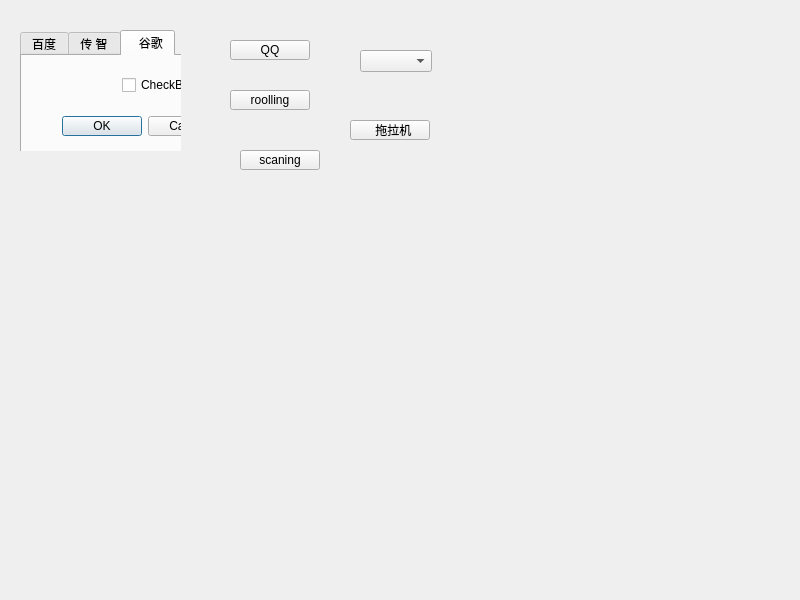
<?xml version="1.0" encoding="UTF-8"?>
<ui version="4.0">
 <class>Widget</class>
 <widget class="QWidget" name="Widget">
  <property name="geometry">
   <rect>
    <x>0</x>
    <y>0</y>
    <width>800</width>
    <height>600</height>
   </rect>
  </property>
  <property name="windowTitle">
   <string>Widget</string>
  </property>
  <widget class="QStackedWidget" name="stack">
   <property name="geometry">
    <rect>
     <x>10</x>
     <y>20</y>
     <width>171</width>
     <height>131</height>
    </rect>
   </property>
   <property name="currentIndex">
    <number>1</number>
   </property>
   <widget class="QWidget" name="page_3">
    <widget class="QScrollArea" name="scrollArea">
     <property name="geometry">
      <rect>
       <x>0</x>
       <y>-60</y>
       <width>81</width>
       <height>311</height>
      </rect>
     </property>
     <property name="widgetResizable">
      <bool>true</bool>
     </property>
     <widget class="QWidget" name="scrollAreaWidgetContents">
      <property name="geometry">
       <rect>
        <x>0</x>
        <y>0</y>
        <width>98</width>
        <height>558</height>
       </rect>
      </property>
      <layout class="QVBoxLayout" name="verticalLayout">
       <item>
        <widget class="QPushButton" name="pushButton_7">
         <property name="text">
          <string>PushButton</string>
         </property>
        </widget>
       </item>
       <item>
        <widget class="QPushButton" name="pushButton">
         <property name="text">
          <string>PushButton</string>
         </property>
        </widget>
       </item>
       <item>
        <widget class="QPushButton" name="pushButton_8">
         <property name="text">
          <string>PushButton</string>
         </property>
        </widget>
       </item>
       <item>
        <widget class="QPushButton" name="pushButton_2">
         <property name="text">
          <string>PushButton</string>
         </property>
        </widget>
       </item>
       <item>
        <widget class="QPushButton" name="pushButton_21">
         <property name="text">
          <string>PushButton</string>
         </property>
        </widget>
       </item>
       <item>
        <widget class="QPushButton" name="pushButton_3">
         <property name="text">
          <string>PushButton</string>
         </property>
        </widget>
       </item>
       <item>
        <widget class="QPushButton" name="pushButton_12">
         <property name="text">
          <string>PushButton</string>
         </property>
        </widget>
       </item>
       <item>
        <widget class="QPushButton" name="pushButton_17">
         <property name="text">
          <string>PushButton</string>
         </property>
        </widget>
       </item>
       <item>
        <widget class="QPushButton" name="pushButton_16">
         <property name="text">
          <string>PushButton</string>
         </property>
        </widget>
       </item>
       <item>
        <widget class="QPushButton" name="pushButton_15">
         <property name="text">
          <string>PushButton</string>
         </property>
        </widget>
       </item>
       <item>
        <widget class="QPushButton" name="pushButton_14">
         <property name="text">
          <string>PushButton</string>
         </property>
        </widget>
       </item>
       <item>
        <widget class="QPushButton" name="pushButton_13">
         <property name="text">
          <string>PushButton</string>
         </property>
        </widget>
       </item>
       <item>
        <widget class="QPushButton" name="pushButton_20">
         <property name="text">
          <string>PushButton</string>
         </property>
        </widget>
       </item>
       <item>
        <widget class="QPushButton" name="pushButton_19">
         <property name="text">
          <string>PushButton</string>
         </property>
        </widget>
       </item>
       <item>
        <widget class="QPushButton" name="pushButton_18">
         <property name="text">
          <string>PushButton</string>
         </property>
        </widget>
       </item>
       <item>
        <widget class="QPushButton" name="pushButton_4">
         <property name="text">
          <string>PushButton</string>
         </property>
        </widget>
       </item>
       <item>
        <widget class="QPushButton" name="pushButton_5">
         <property name="text">
          <string>PushButton</string>
         </property>
        </widget>
       </item>
       <item>
        <widget class="QPushButton" name="pushButton_6">
         <property name="text">
          <string>PushButton</string>
         </property>
        </widget>
       </item>
       <item>
        <widget class="QPushButton" name="pushButton_9">
         <property name="text">
          <string>PushButton</string>
         </property>
        </widget>
       </item>
       <item>
        <widget class="QPushButton" name="pushButton_10">
         <property name="text">
          <string>PushButton</string>
         </property>
        </widget>
       </item>
       <item>
        <widget class="QPushButton" name="pushButton_11">
         <property name="text">
          <string>PushButton</string>
         </property>
        </widget>
       </item>
      </layout>
     </widget>
    </widget>
   </widget>
   <widget class="QWidget" name="page_5">
    <widget class="QTabWidget" name="tabWidget">
     <property name="geometry">
      <rect>
       <x>10</x>
       <y>10</y>
       <width>301</width>
       <height>181</height>
      </rect>
     </property>
     <property name="currentIndex">
      <number>2</number>
     </property>
     <widget class="QWidget" name="tab">
      <attribute name="title">
       <string>百度</string>
      </attribute>
      <widget class="QPushButton" name="pushButton_23">
       <property name="geometry">
        <rect>
         <x>20</x>
         <y>50</y>
         <width>80</width>
         <height>20</height>
        </rect>
       </property>
       <property name="text">
        <string>PushButton</string>
       </property>
      </widget>
      <widget class="QToolButton" name="toolButton_2">
       <property name="geometry">
        <rect>
         <x>140</x>
         <y>50</y>
         <width>38</width>
         <height>19</height>
        </rect>
       </property>
       <property name="text">
        <string>...</string>
       </property>
      </widget>
     </widget>
     <widget class="QWidget" name="tab_3">
      <attribute name="title">
       <string>传 智</string>
      </attribute>
      <widget class="QCheckBox" name="checkBox">
       <property name="geometry">
        <rect>
         <x>70</x>
         <y>50</y>
         <width>73</width>
         <height>18</height>
        </rect>
       </property>
       <property name="text">
        <string>CheckBox</string>
       </property>
      </widget>
      <widget class="QCommandLinkButton" name="commandLinkButton">
       <property name="geometry">
        <rect>
         <x>160</x>
         <y>90</y>
         <width>168</width>
         <height>41</height>
        </rect>
       </property>
       <property name="text">
        <string>CommandLinkButton</string>
       </property>
      </widget>
     </widget>
     <widget class="QWidget" name="tab_2">
      <attribute name="title">
       <string>  谷歌</string>
      </attribute>
      <widget class="QDialogButtonBox" name="buttonBox">
       <property name="geometry">
        <rect>
         <x>40</x>
         <y>60</y>
         <width>166</width>
         <height>20</height>
        </rect>
       </property>
       <property name="standardButtons">
        <set>QDialogButtonBox::Cancel|QDialogButtonBox::Ok</set>
       </property>
      </widget>
      <widget class="QCheckBox" name="checkBox_2">
       <property name="geometry">
        <rect>
         <x>100</x>
         <y>20</y>
         <width>73</width>
         <height>18</height>
        </rect>
       </property>
       <property name="text">
        <string>CheckBox</string>
       </property>
      </widget>
     </widget>
    </widget>
   </widget>
   <widget class="QWidget" name="page_4">
    <widget class="QToolBox" name="toolBox">
     <property name="geometry">
      <rect>
       <x>30</x>
       <y>-10</y>
       <width>81</width>
       <height>120</height>
      </rect>
     </property>
     <property name="currentIndex">
      <number>0</number>
     </property>
     <widget class="QWidget" name="page">
      <property name="geometry">
       <rect>
        <x>0</x>
        <y>0</y>
        <width>98</width>
        <height>28</height>
       </rect>
      </property>
      <attribute name="label">
       <string>家人</string>
      </attribute>
      <widget class="QPushButton" name="pushButton_22">
       <property name="geometry">
        <rect>
         <x>10</x>
         <y>0</y>
         <width>80</width>
         <height>20</height>
        </rect>
       </property>
       <property name="text">
        <string>PushButton</string>
       </property>
      </widget>
     </widget>
     <widget class="QWidget" name="widget">
      <property name="geometry">
       <rect>
        <x>0</x>
        <y>0</y>
        <width>98</width>
        <height>28</height>
       </rect>
      </property>
      <attribute name="label">
       <string>朋友</string>
      </attribute>
      <widget class="QToolButton" name="toolButton">
       <property name="geometry">
        <rect>
         <x>10</x>
         <y>10</y>
         <width>38</width>
         <height>19</height>
        </rect>
       </property>
       <property name="text">
        <string>...</string>
       </property>
      </widget>
     </widget>
     <widget class="QWidget" name="page_2">
      <property name="geometry">
       <rect>
        <x>0</x>
        <y>0</y>
        <width>98</width>
        <height>28</height>
       </rect>
      </property>
      <attribute name="label">
       <string>黑名单</string>
      </attribute>
     </widget>
    </widget>
   </widget>
  </widget>
  <widget class="QPushButton" name="QQ">
   <property name="geometry">
    <rect>
     <x>230</x>
     <y>40</y>
     <width>80</width>
     <height>20</height>
    </rect>
   </property>
   <property name="text">
    <string>QQ</string>
   </property>
  </widget>
  <widget class="QPushButton" name="roolling">
   <property name="geometry">
    <rect>
     <x>230</x>
     <y>90</y>
     <width>80</width>
     <height>20</height>
    </rect>
   </property>
   <property name="text">
    <string>roolling</string>
   </property>
  </widget>
  <widget class="QPushButton" name="scaning">
   <property name="geometry">
    <rect>
     <x>240</x>
     <y>150</y>
     <width>80</width>
     <height>20</height>
    </rect>
   </property>
   <property name="text">
    <string>scaning</string>
   </property>
  </widget>
  <widget class="QComboBox" name="xiala_kuang">
   <property name="geometry">
    <rect>
     <x>360</x>
     <y>50</y>
     <width>72</width>
     <height>22</height>
    </rect>
   </property>
  </widget>
  <widget class="QPushButton" name="btn">
   <property name="geometry">
    <rect>
     <x>350</x>
     <y>120</y>
     <width>80</width>
     <height>20</height>
    </rect>
   </property>
   <property name="text">
    <string>  拖拉机</string>
   </property>
  </widget>
  <widget class="QLabel" name="label_p">
   <property name="geometry">
    <rect>
     <x>10</x>
     <y>180</y>
     <width>201</width>
     <height>251</height>
    </rect>
   </property>
   <property name="text">
    <string/>
   </property>
  </widget>
  <widget class="QLabel" name="label_movie">
   <property name="geometry">
    <rect>
     <x>290</x>
     <y>180</y>
     <width>441</width>
     <height>241</height>
    </rect>
   </property>
   <property name="text">
    <string/>
   </property>
  </widget>
 </widget>
 <resources/>
 <connections/>
</ui>
